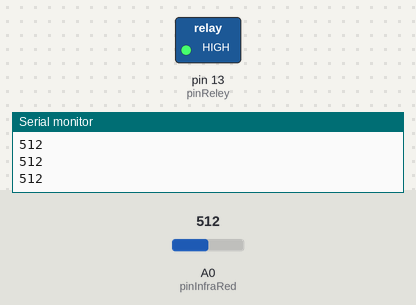
Simulated run of this sketch. Board: Arduino Uno, built with avr-gcc and run on an emulated ATmega328P. Shown: switched loads named in the sketch (green lamp = pin HIGH), the last lines printed to the serial monitor. Inputs (shaded band) come from the test bench; at power-on: A0 (pinInfraRed) = 512.

Above: at 1.2 s.
1.3 s: A0 (pinInfraRed) set to 632
2.8 s: A0 (pinInfraRed) set to 659
At 4.0 s:
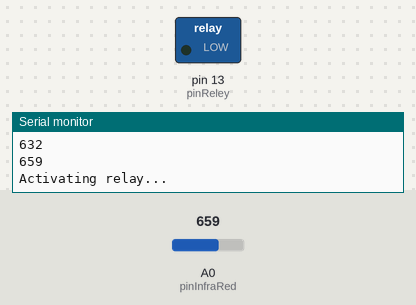
4.3 s: A0 (pinInfraRed) set to 640
At 5.6 s:
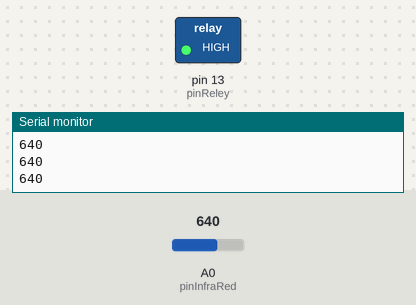
6.3 s: A0 (pinInfraRed) set to 660
At 6.7 s:
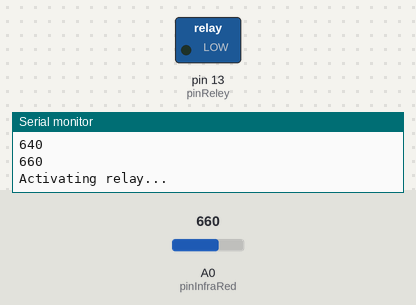
Timing chart, 0 to 8.8 s (numbered marks = the images above; inputs shaded):
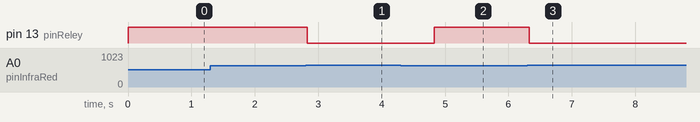

The sketch:

smart_tap.ino
```cpp
const int pinInfraRed = A0;
const int pinReley = 13;
int obstacleDistance = 0;

void setup() {
  pinMode(pinReley, OUTPUT);
  Serial.begin(9600);
}

void loop() {
  obstacleDistance = analogRead(pinInfraRed);
  Serial.println(obstacleDistance);

  if(obstacleDistance > 650) {
    Serial.println("Activating relay...");
    digitalWrite(pinReley, LOW);
    delay(2000);
  } else {
    digitalWrite(pinReley, HIGH);
  }
}
```

Measured:
- the behaviour switches between 650 and 651 on A0 (pinInfraRed) (found by bisection; images 0 and 1)
- after the input at 2.8 s, pin 13 (pinReley): HIGH → LOW at once
- after the input at 4.3 s, pin 13 (pinReley): LOW → HIGH after 0.53 s
- after the input at 6.3 s, pin 13 (pinReley): HIGH → LOW at once
